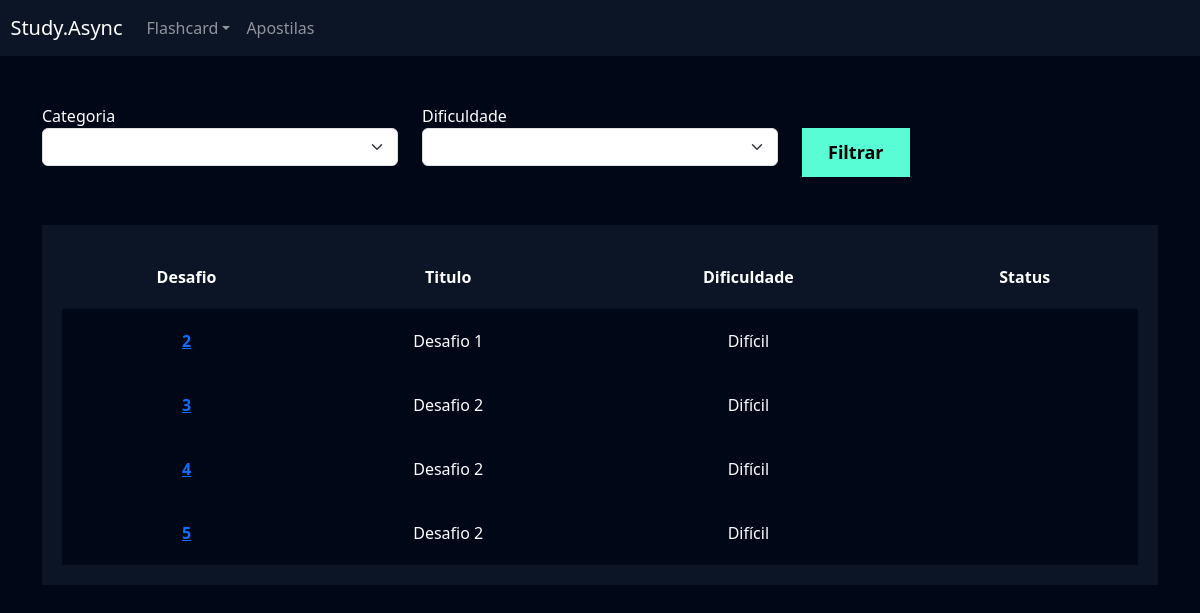
The page /flashcard/listar_desafio (signed in) on the database its author committed.
### flashcard/models.py (models this page shows)
class Desafio(models.Model):
    user = models.ForeignKey(User, on_delete=models.DO_NOTHING)
    titulo = models.CharField(max_length=100)
    categoria = models.ManyToManyField(Categoria)
    quantidade_perguntas = models.IntegerField()
    dificuldade = models.CharField(max_length=1, choices=Flashcard.DIFICULDADE_CHOICES)
    flashcards = models.ManyToManyField(FlashcardDesafio)
    def __str__(self):
        return self.titulo

### flashcard/views.py (the view)
# urls.py: path('listar_desafio', views.listar_desafio, name='listar_desafio'),
def listar_desafio(request):
    desafios = Desafio.objects.filter(user=request.user)
    print(desafios)
    return render(request,'listar_desafio.html',{'desafios': desafios,},
 )

### flashcard/templates/listar_desafio.html (shortened to what this page needs)
{% extends "base.html" %}
{% load static %}
{% block 'cabecalho' %}
 <link href="{% static 'usuarios/css/cadastro.css' %}" rel="stylesheet">
 <link href="{% static 'flashcard/css/novo_flashcard.css' %}" rel="stylesheet">
 <link href="{% static 'flashcard/css/iniciar_desafio.css' %}" rel="stylesheet">
 <link href="{% static 'flashcard/css/desafio.css' %}" rel="stylesheet">
 <link href='https://unpkg.com/boxicons@2.1.4/css/boxicons.min.css' rel='stylesheet'>
{% endblock 'cabecalho' %}
{% block 'conteudo' %}
{% include 'partials/header.html' %}
 <div class="container">
 <br>
 <br>
 <div class="row">
 <div class="col-md">
 <form action="}" method="GET">
 <label for="">Categoria</label>
 <select name="categoria" class="form-select">
 </select>
 </div>
 <div class="col-md">
 <label for="">Dificuldade</label>
 <select name="dificuldade" class="form-select">
 </select>
 </div>
 <div class="col-md">
 <br>
 <input type="submit" value="Filtrar" class="btn-cadastro">
 </div>
</div>
<br>
<br>
<div class="box-listar">
<table>
<thead>
<tr>
<th scope="col">Desafio</th>
<th scope="col">Titulo</th>
<th scope="col">Dificuldade</th>
<th scope="col">Status</th>
</tr>
</thead>
<tbody>
{% for desafio in desafios %}
<tr class="linha">
<th><a href="{% url 'desafio' desafio.id %}">{{desafio.id}}</a></th>
<td>{{desafio.titulo}}</td>
<td>{{desafio.get_dificuldade_display}}</td>
<td>{{desafio.status}}</td>
</tr>
{% endfor %}
</tbody>
</table>
</div>
</div>
{% endblock 'conteudo' %}

### templates/static/geral/css/base.css (style rules this page uses)
:root { --main-color: #0b1526; --dark-color: #000716; --secondary-dark-color: rgb(15, 2, 26); --light-color: #00c1f3; --contrast-color: #f4c96b; --differential-color: #58fcd5; }
body { background-color: var(--dark-color) !important; color: white !important; }

### templates/static/usuarios/css/cadastro.css (style rules this page uses)
* { margin: 0; padding: 0; }
.btn-cadastro { padding: 10px; background-color: #58fcd5; border: none; border: 1px solid #58fcd5; font-size: 18px; font-weight: bold; padding-left: 25px; padding-right: 25px; }

### templates/static/flashcard/css/desafio.css (style rules this page uses)
.box-listar { background-color: #0b1526; padding: 20px; }
table { width: 100%; padding: 20px; text-align: center; }
.linha { height: 40px; background-color: var(--dark-color); padding: 20px; }
td, th { padding: 20px; }
tr { background-color: var(--main-color); }

### rows shown on the page
Desafio: id "2", titulo "Desafio 1", dificuldade "Difícil"
Desafio: id "3", titulo "Desafio 2", dificuldade "Difícil"
Desafio: id "4", titulo "Desafio 2", dificuldade "Difícil"
Desafio: id "5", titulo "Desafio 2", dificuldade "Difícil"
